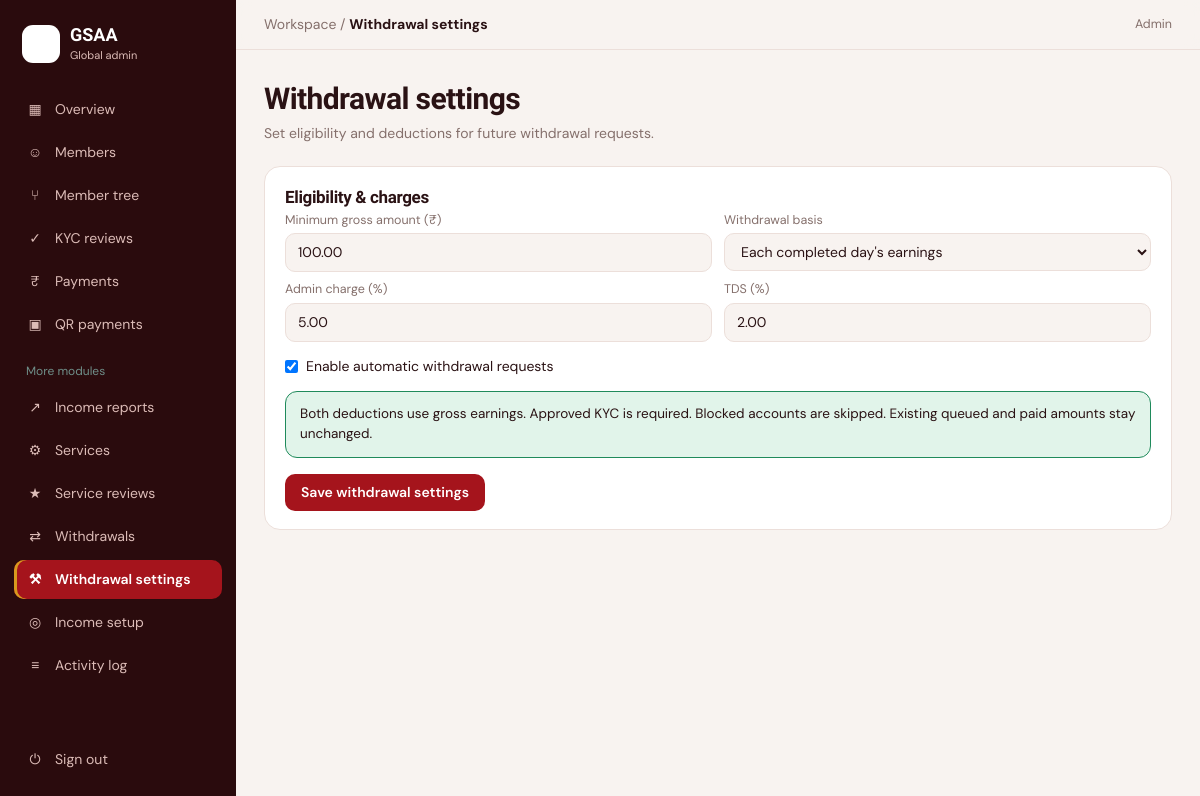
The page /admin/withdrawal-settings.php (signed in) on the database its author committed.
### tables this page shows
CREATE TABLE IF NOT EXISTS withdrawal_settings (
  id INT PRIMARY KEY DEFAULT 1,
  min_amount DECIMAL(12,2) NOT NULL DEFAULT 100,
  basis ENUM('daily','weekly','monthly') NOT NULL DEFAULT 'daily',
  admin_charge_pct DECIMAL(5,2) NOT NULL DEFAULT 5.00,
  tds_pct DECIMAL(5,2) NOT NULL DEFAULT 2.00,
  auto_enabled TINYINT(1) NOT NULL DEFAULT 1
);

### admin/withdrawal-settings.php (the view, shortened to what this page needs)
<?php
require __DIR__ . '/_top.php';
$pdo = db();
$s = $pdo->query('SELECT * FROM withdrawal_settings WHERE id=1')->fetch();
?>
<h1>Withdrawal settings</h1><p class="sub">Set eligibility and deductions for future withdrawal requests.</p>
<div class="card" style="margin-bottom:16px"><h3>Eligibility &amp; charges</h3>
<form method="post"><?= csrf_field() ?>
<div class="fr"><div class="field"><label>Minimum gross amount (₹)</label><input type="number" step="0.01" name="min_amount" value="<?= htmlspecialchars($s['min_amount']) ?>"></div>
<div class="field"><label>Withdrawal basis</label><select name="basis">
<?php foreach (['daily'=>"Each completed day's earnings",'weekly'=>'Weekly balance','monthly'=>'Monthly balance'] as $k=>$l): ?>
<option value="<?= $k ?>" <?= $s['basis']===$k?'selected':'' ?>><?= $l ?></option><?php endforeach; ?></select></div></div>
<div class="fr"><div class="field"><label>Admin charge (%)</label><input type="number" step="0.01" name="admin_charge_pct" value="<?= htmlspecialchars($s['admin_charge_pct']) ?>"></div>
<div class="field"><label>TDS (%)</label><input type="number" step="0.01" name="tds_pct" value="<?= htmlspecialchars($s['tds_pct']) ?>"></div></div>
<label style="display:flex;gap:8px;align-items:center;margin:6px 0 14px"><input type="checkbox" name="auto_enabled" <?= $s['auto_enabled']?'checked':'' ?>>Enable automatic withdrawal requests</label>
<div class="alert ok">Both deductions use gross earnings. Approved KYC is required. Blocked accounts are skipped. Existing queued and paid amounts stay unchanged.</div>
<button class="btn">Save withdrawal settings</button>
</form></div>
<?php require __DIR__ . '/_bottom.php'; ?>

### assets/style.css (style rules this page uses)
:root { --bg:#f8f3f0;--card:#fff;--ink:#2a1214;--mut:#85706c;--line:#ecdfda;--em:#a5141c;--em2:#c9242c;--soft:#fbe8e5;--gold:#d99a1e;--goldsoft:#fdf1d6;--side:#2a0b0d;--sidetx:#dcbcb7;--bad:#c2410c;--badsoft:#fde9dd;--ok:#1f8a5b;--oksoft:#e1f4ea;--tl:#d9a441;color-scheme:light }
* { box-sizing:border-box;margin:0 }
:root { padding-top:env(safe-area-inset-top,0px);padding-bottom:env(safe-area-inset-bottom,0px) }
html,body { height:100% }
body { background:var(--bg);color:var(--ink);font:14px/1.5 'DM Sans',system-ui,sans-serif;display:flex }
h1,h2,h3,.num { font-family:'Bricolage Grotesque','DM Sans',sans-serif;letter-spacing:-.02em }
button { font:inherit;cursor:pointer }
h1 { font-size:30px;margin-bottom:2px }
.sub { color:var(--mut);margin-bottom:22px }
.card { background:var(--card);border:1px solid var(--line);border-radius:16px;padding:18px 20px }
.card h3 { font-size:17px }
input,select { border:1px solid var(--line);background:var(--bg);color:var(--ink);border-radius:10px;padding:8px 12px;font:inherit }
.btn { background:var(--em);color:#fff;border:0;border-radius:10px;padding:8px 16px;font-weight:600 }
.card { transition:transform .25s,box-shadow .25s,border-color .25s }
.btn { transition:transform .15s,background .2s }
.fr { display:grid;grid-template-columns:1fr 1fr;gap:12px }
.field { display:flex;flex-direction:column;gap:4px;margin-bottom:8px }
.field label { font-size:12.5px;color:var(--mut) }
.alert { border-radius:12px;padding:12px 14px;font-size:13.5px;margin-bottom:16px }
.alert.ok { background:var(--oksoft);color:var(--ink);border:1px solid var(--ok) }

### rows shown on the page
withdrawal_settings: min_amount "100.00", basis "Each completed day's earnings", admin_charge_pct "5.00", tds_pct "2.00", auto_enabled "☑"

### other values the page prints
$icon "▦ ☺ ⑂ ✓ ₹ ▣ ↗ ⚙ ★ ⇄ ⚒ ◎ ≡"
$label "Overview Members Member tree KYC reviews Payments QR payments Income reports Services Service reviews Withdrawals Withdrawal settings Income setup Activity log"
$PAGE_CRUMB "Withdrawal settings"
$_SESSION['name'] "Admin"
